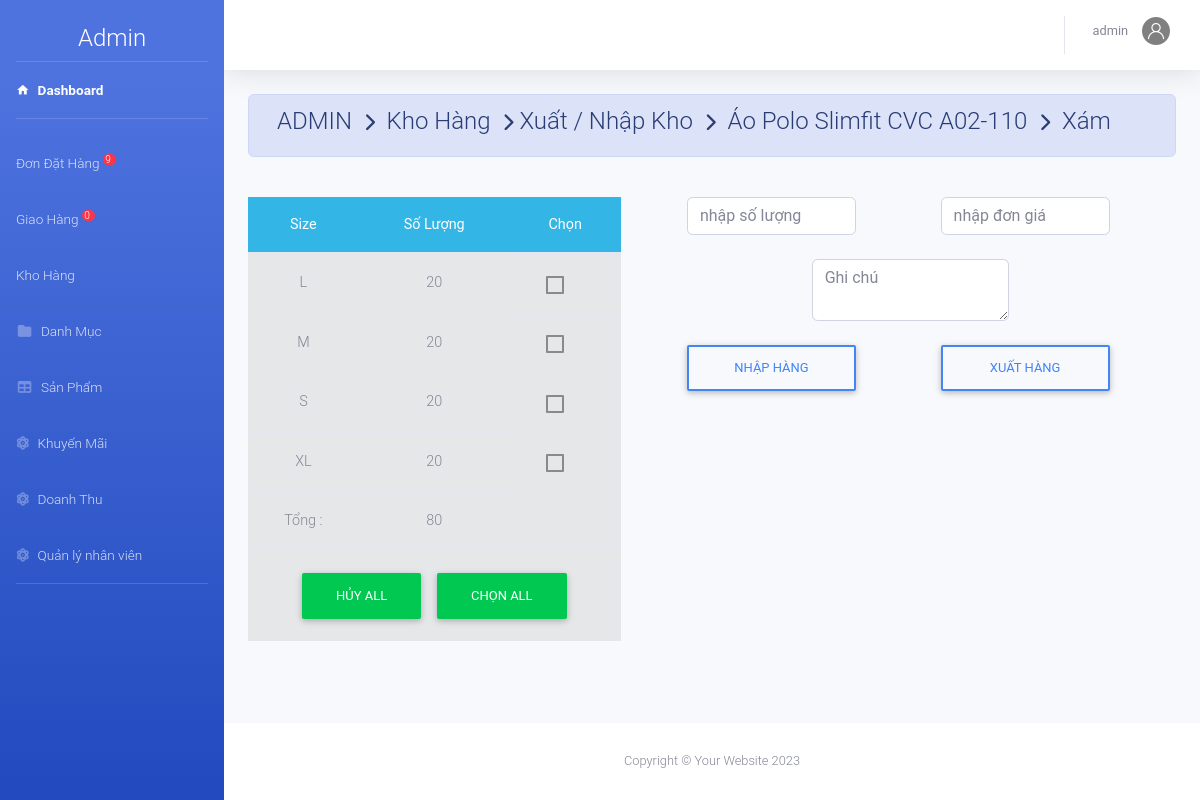
/Faship/admin/index.php?action=kho&view=apply&masp=155&t= Áo Polo Slimfit CVC A02-110&h=102.png&mau=Xám (signed in), run on the app's committed database.
### tables this page shows
CREATE TABLE `chitietsanpham` (
  `MaSP` int(11) NOT NULL,
  `MaSize` varchar(50) NOT NULL,
  `MaMau` varchar(20) NOT NULL DEFAULT 'null',
  `SoLuong` int(11) NOT NULL
);

### Faship/admin/kho/phieunhap.php (the view, shortened to what this page needs)
<?php
	if(isset($_GET['mau'])){
		$mau=$_GET['mau'];
		$t=$_GET['t'];
		$masp=$_GET['masp'];
		$sql="SELECT *FROM chitietsanpham where MaSP=".$masp." and MaMau='".$mau."'";
		$rs=mysqli_query($conn,$sql);$tsl=0;
		?>
<div class="container-fluid">
    <form action="kho/xuly.php" method="get" accept-charset="utf-8">
        <div class=" alert alert-primary">
            <h4 class="page-title">
                 ADMIN &#160;<i class="fas fa-chevron-right" style="font-size: 18px"></i>&#160; Kho Hàng &#160;<i
                    class="fas fa-chevron-right" style="font-size: 18px"></i>&#160;Xuất / Nhập Kho &#160;<i
                    class="fas fa-chevron-right" style="font-size: 18px"></i>&#160; <?php echo $t ?> &#160;<i
                    class="fas fa-chevron-right" style="font-size: 18px"></i>&#160; <?php echo $mau ?>
            </h4>
        </div><br>
        <div class="row">
            <div class="col-md-5">
                <table class="table table-active table-hover text-center">
                    <thead class="badge-info">
                        <tr>
                            <th>Size</th>
                            <th>Số Lượng</th>
                            <th>Chọn</th>
                        </tr>
                    </thead>
                    <tbody>
                        <?php while ($row=mysqli_fetch_array($rs)) { $tsl+=$row['SoLuong'];?>
                        <tr>
                            <td><?php echo $row['MaSize'] ?></td>
                            <td><?php echo $row['SoLuong'] ?></td>
                            <td class="form-check"><input class="form-check-input" value="<?php echo $row['MaSize'] ?>"
                                <label class="form-check-label" for="<?php echo $row['MaSize'] ?>">&#160;</label>
                            </td>
                        </tr>
                        <?php } ?>
                        <tr>
                            <td>Tổng :</td>
                            <td><?php echo $tsl ?></td>
                        </tr>
                        <tr>
                            <td colspan="3">
                                <input class="btn btn-success" type="button" id="btn2" value="Hủy ALL">
                                <input class="btn btn-success" type="button" id="btn1" value="Chọn ALL">
                            </td>
                        </tr>
                    </tbody>
                </table>
            </div>
            <div class="col-md-7">
                <div class=" col-12 row">
                    <input onkeypress=" return isNumberKey(event)" class="form-control col-4 m-auto" type="text"
                        name="so" placeholder="nhập số lượng" required autofocus>
                    <input onkeypress=" return isNumberKey(event)" class="form-control col-4 m-auto" type="text"
                        name="dg" placeholder="nhập đơn giá" required>
                </div><br>
                <div class=" col-5 row m-auto">
                    <textarea class=" form-control " name="note" rows="2" placeholder="Ghi chú"></textarea>
                </div>
                <br>
                <div class=" col-12 row">
                    <button class=" m-auto col-4 btn btn-outline-primary" name="action" value="cong" type="submit">Nhập
                        Hàng</button>
                    <button class=" m-auto col-4 btn btn-outline-primary" name="action" value="tru" type="submit">Xuất
                        Hàng</button>
                </div>
            </div>
        </div>
    </form>
</div>
<?php
	}
?>

### data on the page
chitietsanpham: MaSize "L", SoLuong "20"
chitietsanpham: MaSize "M", SoLuong "20"
chitietsanpham: MaSize "S", SoLuong "20"
chitietsanpham: MaSize "XL", SoLuong "20"

### other printed values
$dem "9"
$dem "0"
$nv['TenNV'] "admin"
$t "Áo Polo Slimfit CVC A02-110"
$mau "Xám"
$tsl "80"
